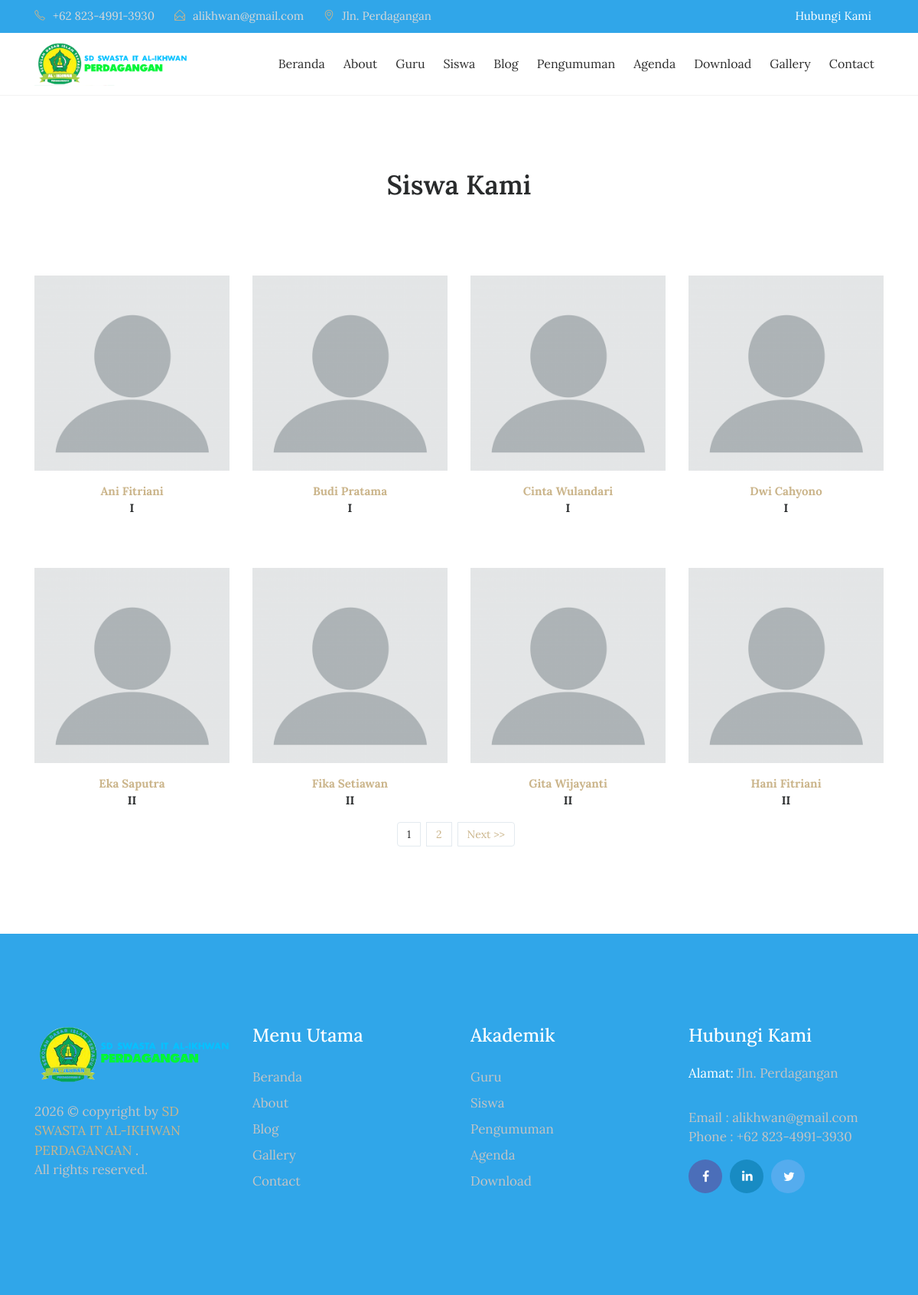
/index.php/siswa, run on the app's committed database.
### tables this page shows
CREATE TABLE `tbl_siswa` (
  `siswa_id` int(11) NOT NULL,
  `siswa_nis` varchar(20) DEFAULT NULL,
  `siswa_nama` varchar(70) DEFAULT NULL,
  `siswa_jenkel` varchar(2) DEFAULT NULL,
  `siswa_kelas_id` int(11) DEFAULT NULL,
  `siswa_photo` varchar(40) DEFAULT NULL
);

CREATE TABLE `tbl_kelas` (
  `kelas_id` int(11) NOT NULL,
  `kelas_nama` varchar(40) DEFAULT NULL
);

### index.php (called while the page is built, shortened)
<?php
require_once BASEPATH.'core/CodeIgniter.php';

### application/models/M_siswa.php (called while the page is built, shortened)
<?php
class M_siswa extends CI_Model{
	function siswa_perpage($offset,$limit){
		$hsl=$this->db->query("SELECT tbl_siswa.*,kelas_nama FROM tbl_siswa JOIN tbl_kelas ON siswa_kelas_id=kelas_id limit $offset,$limit");
		return $hsl;
	}
}

### application/views/depan/v_siswa.php (the view, shortened to what this page needs)
<!DOCTYPE html>
<html lang="en">
<head>
    <link rel="stylesheet" href="<?php echo base_url().'theme/css/bootstrap.min.css'?>">
    <link rel="stylesheet" href="<?php echo base_url().'theme/css/font-awesome.min.css'?>">
    <link rel="stylesheet" href="<?php echo base_url().'theme/css/simple-line-icons.css'?>">
    <link rel="stylesheet" href="<?php echo base_url().'theme/css/slick.css'?>">
    <link rel="stylesheet" href="<?php echo base_url().'theme/css/slick-theme.css'?>">
    <link rel="stylesheet" href="<?php echo base_url().'theme/css/owl.carousel.min.css'?>">
    <link href="<?php echo base_url().'theme/css/style.css'?>" rel="stylesheet">
</head>
<body>
  <div class="header-topbar">
      <div class="container">
          <div class="row">
              <div class="col-xs-6 col-sm-8 col-md-9">
                  <div class="header-top_address">
                      <div class="header-top_list">
                          <span class="icon-phone"></span>+62 823-4991-3930
                      </div>
                      <div class="header-top_list">
                          <span class="icon-envelope-open"></span>alikhwan@gmail.com
                      </div>
                      <div class="header-top_list">
                          <span class="icon-location-pin"></span>Jln. Perdagangan
                      </div>
                  </div>
              </div>
              <div class="col-xs-6 col-sm-4 col-md-3">
                  <div class="header-top_login mr-sm-3">
                      <a href="<?php echo site_url('contact');?>">Hubungi Kami</a>
                  </div>
              </div>
          </div>
      </div>
  </div>
  <div data-toggle="affix" style="border-bottom:solid 1px #f2f2f2;">
      <div class="container nav-menu2">
          <div class="row">
              <div class="col-md-12">
                  <nav class="navbar navbar2 navbar-toggleable-md navbar-light bg-faded">
                      <a href="<?php echo site_url('');?>" class="navbar-brand nav-brand2"><img class="img img-responsive" width="200px;" src="<?php echo base_url().'theme/images/logoperda.png'?>"></a>
                      <div class="collapse navbar-collapse justify-content-end" id="navbarNavDropdown">
                          <ul class="navbar-nav">
                              <li class="nav-item">
                                  <a class="nav-link" href="<?php echo site_url('');?>">Beranda</a>
                              </li>
                              <li class="nav-item">
                                  <a class="nav-link" href="<?php echo site_url('about');?>">About</a>
                              </li>
                              <li class="nav-item">
                                  <a class="nav-link" href="<?php echo site_url('guru');?>">Guru</a>
                              </li>
                              <li class="nav-item">
                                  <a class="nav-link" href="<?php echo site_url('siswa');?>">Siswa</a>
                              </li>
                              <li class="nav-item">
                                  <a class="nav-link" href="<?php echo site_url('blog');?>">Blog</a>
                              </li>
                              <li class="nav-item">
                                  <a class="nav-link" href="<?php echo site_url('pengumuman');?>">Pengumuman</a>
                              </li>
                              <li class="nav-item">
                                  <a class="nav-link" href="<?php echo site_url('agenda');?>">Agenda</a>
                              </li>
                              <li class="nav-item">
                                  <a class="nav-link" href="<?php echo site_url('download');?>">Download</a>
                              </li>
                              <li class="nav-item">
                                  <a class="nav-link" href="<?php echo site_url('galeri');?>">Gallery</a>
                              </li>
                              <li class="nav-item">
                                <a class="nav-link" href="<?php echo site_url('contact');?>">Contact</a>
                              </li>
                        </ul>
                  </div>
                </nav>
              </div>
            </div>
          </div>
        </div>
    <section class="our-teachers">
        <div class="container">
            <div class="row">
                <div class="col-md-12">
                    <h2 class="mb-5">Siswa Kami</h2>
                </div>
            </div>
            <div class="row">
                <?php foreach ($data->result() as $row) : ?>
                    <div class="col-xs-12 col-sm-6 col-md-3">
                        <div class="admission_insruction">
                          <?php if(empty($row->siswa_photo)):?>
                            <img src="<?php echo base_url().'assets/images/blank.png';?>" class="img-fluid" alt="#">
                          <?php else:?>
                            <img src="<?php echo base_url().'assets/images/'.$row->siswa_photo;?>" class="img-fluid" alt="#">
                          <?php endif;?>
                            <p class="text-center mt-3"><span><?php echo $row->siswa_nama;?></span>
                                <br>
                                <?php echo $row->kelas_nama;?></p>
                        </div>
                    </div>
                <?php endforeach;?>
              </div>
            <nav><?php echo $page;?></nav>
        </div>
    </section>
<footer>
    <div class="container">
        <div class="row">
            <div class="col-md-3">
                <div class="foot-logo">
                    <a href="<?php echo site_url();?>">
                        <img src="<?php echo base_url().'theme/images/logo-w-perda.png'?>" class="img-fluid" alt="footer_logo">
                    </a>
                    <p><?php echo date('Y');?> © copyright by <a href="#" target="_blank">SD SWASTA IT AL-IKHWAN PERDAGANGAN </a>. <br>All rights reserved.</p>
                    </div>
                </div>
                <div class="col-md-3">
                    <div class="sitemap">
                        <h3>Menu Utama</h3>
                        <ul>
                            <li><a href="<?php echo site_url();?>">Beranda</a></li>
                            <li><a href="<?php echo site_url('about');?>">About</a></li>
                            <li><a href="<?php echo site_url('artikel');?>">Blog </a></li>
                            <li><a href="<?php echo site_url('galeri');?>">Gallery</a></li>
                            <li><a href="<?php echo site_url('contact');?>">Contact</a></li>
                        </ul>
                    </div>
                </div>
                <div class="col-md-3">
                  <div class="sitemap">
                      <h3>Akademik</h3>
                      <ul>
                          <li><a href="<?php echo site_url('guru');?>">Guru</a></li>
                          <li><a href="<?php echo site_url('siswa');?>">Siswa </a></li>
                          <li><a href="<?php echo site_url('pengumuman');?>">Pengumuman</a></li>
                          <li><a href="<?php echo site_url('agenda');?>">Agenda</a></li>
                          <li><a href="<?php echo site_url('download');?>">Download</a></li>
                      </ul>
                  </div>
                </div>
                <div class="col-md-3">
                    <div class="address">
                        <h3>Hubungi Kami</h3>
                        <p><span>Alamat: </span> Jln. Perdagangan</p>
                        <p>Email : alikhwan@gmail.com
                            <br> Phone : +62 823-4991-3930</p>
                            <ul class="footer-social-icons">
                                <li><a href="#"><i class="fa fa-facebook fa-fb" aria-hidden="true"></i></a></li>
                                <li><a href="#"><i class="fa fa-linkedin fa-in" aria-hidden="true"></i></a></li>
                                <li><a href="#"><i class="fa fa-twitter fa-tw" aria-hidden="true"></i></a></li>
                            </ul>
                        </div>
                    </div>
                </div>
            </div>
        </footer>
    </body>
    </html>

### theme/css/style.css (style rules this page uses)
.navbar2 { padding-left: 0; padding-right: 0; }
.navbar-brand { margin: 0; }
.navbar-nav > li { margin: 85px 10px; text-align: center; }
.bg-faded { background: none; }
.navbar-light .navbar-nav .nav-link { color: #fff; font-size: 19px; }
@media (max-width: 1200px) { .navbar-nav > li { margin: 74px 10px 74px 10px; } }
@media (min-width: 991px) { .navbar-toggleable-md .navbar-collapse { -webkit-box-pack: center; -webkit-justify-content: center; -ms-flex-pack: center; justify-content: center; } }
@media (min-width: 991px) { .navbar-toggleable-md .navbar-nav { -webkit-box-align: center; -webkit-align-items: center; -ms-flex-align: center; align-items: center; } }
html { -webkit-text-size-adjust: 100%; -webkit-font-smoothing: antialiased; }
body { font-family: "Lora", serif; }
h2 { font-size: 35px; }
h3 { font-size: 24px; }
p { font-size: 17px; }
a { color: #cbb58b; -webkit-transition: all 0.3s ease; -o-transition: all 0.3s ease; transition: all 0.3s ease; }
footer { background: #30a6e9; padding: 60px 0 100px; }
.foot-logo { padding: 60px 0 34px; }
.foot-logo p { color: #c4c4c4; font-weight: 100; padding: 24px 0 0; font-size: 17px; }
.sitemap ul { margin: 0; padding: 16px 0 0; }
.sitemap ul li { list-style: none; }
.sitemap ul li a { color: #c4c4c4; font-size: 17px; line-height: 2; }
footer h3 { color: #fff; padding: 60px 0 0; }
.address p { color: #c4c4c4; padding: 16px 0 0; }
.address p span { color: #fff; }
.address ul { margin: 0; padding: 0; }
.address ul li { list-style: none; float: left; }
.address ul li a { color: #fff; margin-right: 5px; }
.footer-social-icons li { margin-right: 5px; }
.fa-fb { background: #4b6eb9; padding: 14px 18px; border-radius: 50%; width: 44px; height: 44px; }
.fa-in { background: #188bc3; padding: 13px 16px; border-radius: 50%; width: 44px; height: 44px; }
.fa-tw { background: #55acee; padding: 14px 16px; border-radius: 50%; width: 44px; height: 44px; }
.our-teachers { padding: 98px 0; }
.our-teachers h2 { text-align: center; font-weight: 600; margin: 0 0 28px; }
.admission_insruction { padding: 50px 0 0; }
.admission_insruction p { font-weight: 700; font-size: 15px; }
.admission_insruction p span { color: #cbb58b; }
@media (max-width: 1200px) { .nav-link { padding: 8px 12px; font-size: 15px; } }
.nav-menu2 .navbar-light .navbar-nav .nav-link { color: #2d2d2d; font-size: 16px; line-height: 2; }
.nav-menu2 .navbar-nav > li { margin: 0 4px; }
.header-topbar { padding: 10px; background: #30a6e9; }
.header-top_address { color: #d8d8d8; font-size: 15px; }
.header-top_address .header-top_list { display: inline-block; margin-right: 22px; }
.header-top_address .header-top_list span { color: #cbb58b; margin-right: 10px; font-size: 14px; }
.header-top_login, .header-top_login2 { float: right; color: #fff; -webkit-transition: 0.2s; -o-transition: 0.2s; transition: 0.2s; font-size: 15px; }
.header-top_login a, .header-top_login2 a { color: #fff; }
.navbar2 { border-radius: 0; -webkit-transition: all 0.3s ease-out; -moz-transition: all 0.3s ease-out; -o-transition: all 0.3s ease-out; transition: all 0.3s ease-out; background: #fff; }

### data on the page
tbl_siswa: siswa_photo (picture), siswa_nama "Ani Fitriani", tbl_kelas.kelas_nama "I"
tbl_siswa: siswa_photo (picture), siswa_nama "Budi Pratama", tbl_kelas.kelas_nama "I"
tbl_siswa: siswa_photo (picture), siswa_nama "Cinta Wulandari", tbl_kelas.kelas_nama "I"
tbl_siswa: siswa_photo (picture), siswa_nama "Dwi Cahyono", tbl_kelas.kelas_nama "I"
tbl_siswa: siswa_photo (picture), siswa_nama "Eka Saputra", tbl_kelas.kelas_nama "II"
tbl_siswa: siswa_photo (picture), siswa_nama "Fika Setiawan", tbl_kelas.kelas_nama "II"
tbl_siswa: siswa_photo (picture), siswa_nama "Gita Wijayanti", tbl_kelas.kelas_nama "II"
tbl_siswa: siswa_photo (picture), siswa_nama "Hani Fitriani", tbl_kelas.kelas_nama "II"

### other printed values
$page "1 2 Next >>"
